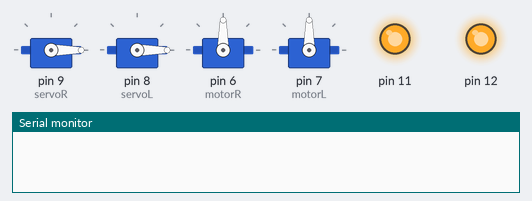
Simulated run of this sketch. Board: Arduino Uno, built with avr-gcc and run on an emulated ATmega328P. On the bench: 4 × servo, output pins drawn as LEDs (lit = HIGH), the last lines printed to the serial monitor.

Above: at 0.01 s.
At 0.6 s:
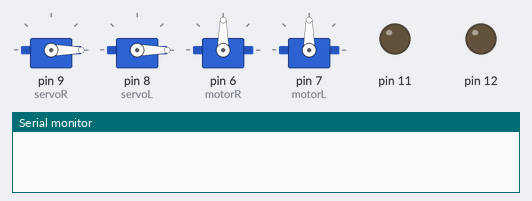
At 1.5 s:
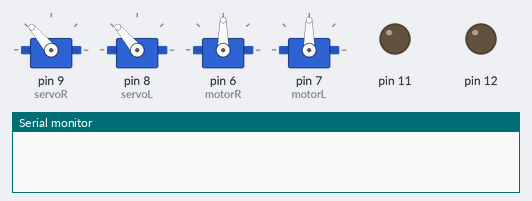
At 2.8 s:
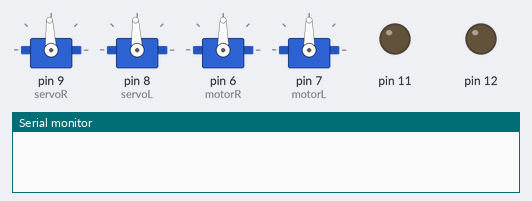
At 3.3 s:
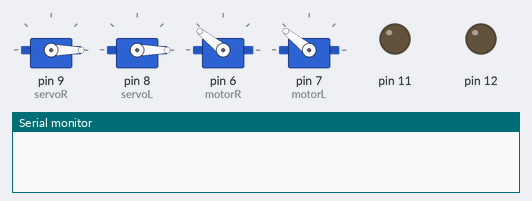
At 4.3 s:
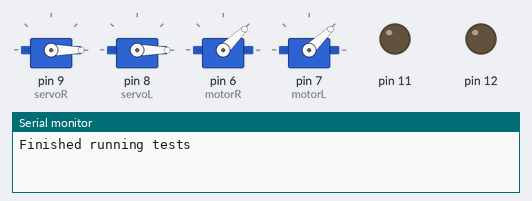
Timing chart, 0 to 5.8 s (numbered marks = the images above):
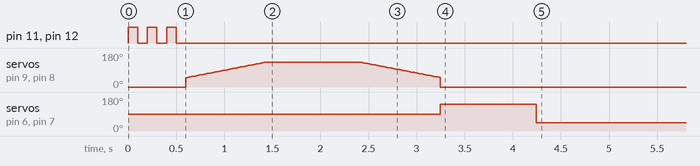

The sketch:

FalconFire.ino
```cpp
#include"falconCore.h"

FF_CORE falcon;

void setup() {
  Serial.begin(9600);
  falcon.attachPins();
  falcon.runTests();
}


void loop() {

}
```

FalconCore.h
```cpp
#include<Servo.h>

class FF_CORE {
 public:
        void attachPins();
        void runTests();

        Servo servoR;
        Servo servoL;
        Servo motorR;
        Servo motorL;

        bool testClear = false;

};
```

FalconCore.ino
```cpp
#include"systemMaintainer.h"

void FF_CORE::attachPins(){
  //11 - red led
  //12 - green led
  pinMode(11,OUTPUT);
  pinMode(12,OUTPUT);

  servoR.attach(9);
  servoL.attach(8);

  motorR.attach(6);
  motorL.attach(7);

  servoR.write(0);
  servoL.write(0);
}

void FF_CORE::runTests(){
    //start sequence
  for(int i=0; i<3; i++){
    digitalWrite(11,HIGH);
    digitalWrite(12,HIGH);
    delay(100);
    digitalWrite(11,LOW);
    digitalWrite(12,LOW);
    delay(100);
  }

  //servo tests
  for(int i=50; i<=130; i++){
    servoR.write(i);
    servoL.write(i);
    delay(10);
  }
  delay(1000);
  for(int i=130; i>=50; i--){
    servoR.write(i);
    servoL.write(i);
    delay(10);
  }

  servoR.write(0);
  servoL.write(0);

  //motor tests
  motorR.write(1000);
  motorL.write(1000);
  motorR.write(2000);
  motorL.write(2000);
  delay(1000);
  motorR.write(1000);
  motorL.write(1000);

  systemPrint("Finished running tests");
  testClear = true;
}
```

SystemMaintainer.ino
```cpp
#include"systemMaintainer.h"

void systemPrint(String data){
  if(!(data == "")){
    Serial.println(data);
  }
}
```

systemMaintainer.h
```cpp
void systemPrint(String data);
```
